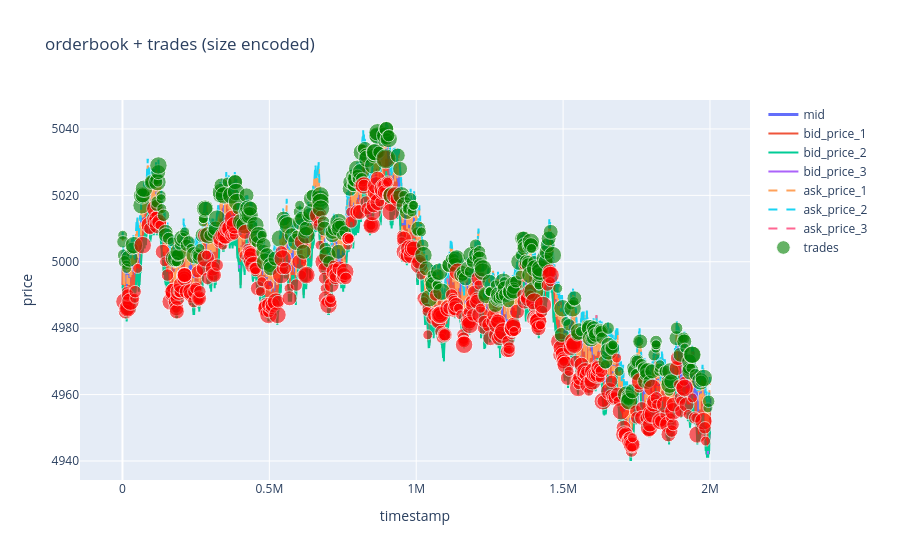
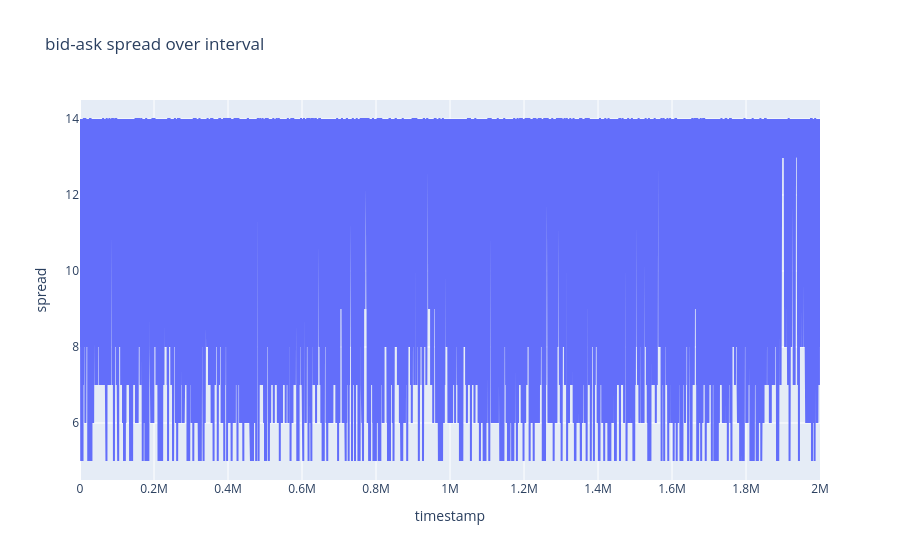

Write notebook code for charts like these, in order.
### Code cell
plot_interval(order_book_tomatoes, trades_tomatoes, 0, 20000)

### Figure 1 — Plotly figure (JSON) as saved in the notebook; plotly's stock layout.template omitted (floating-point values rounded to 4 significant figures; data arrays with more than 128 entries replaced by an {"elided": "..."} marker saying what was removed)
{"data": [{"line": {"width": 3}, "name": "mid", "type": "scatter", "x": {"elided": "20000 int values"}, "y": {"elided": "20000 float values"}}, {"name": "bid_price_1", "type": "scatter", "x": {"elided": "20000 int values"}, "y": {"elided": "20000 int values"}}, {"name": "bid_price_2", "type": "scatter", "x": {"elided": "20000 int values"}, "y": {"elided": "20000 int values"}}, {"name": "bid_price_3", "type": "scatter", "x": {"elided": "20000 int values"}, "y": {"elided": "20000 float values"}}, {"line": {"dash": "dash"}, "name": "ask_price_1", "type": "scatter", "x": {"elided": "20000 int values"}, "y": {"elided": "20000 int values"}}, {"line": {"dash": "dash"}, "name": "ask_price_2", "type": "scatter", "x": {"elided": "20000 int values"}, "y": {"elided": "20000 int values"}}, {"line": {"dash": "dash"}, "name": "ask_price_3", "type": "scatter", "x": {"elided": "20000 int values"}, "y": {"elided": "20000 float values"}}, {"customdata": {"elided": "820 int values"}, "hovertemplate": "Price: %{y}<br>Quantity: %{customdata}<br>Time: %{x}<extra></extra>", "marker": {"color": {"elided": "820 str values"}, "line": {"width": 1}, "opacity": 0.6, "size": {"elided": "820 float values"}}, "mode": "markers", "name": "trades", "type": "scatter", "x": {"elided": "820 int values"}, "y": {"elided": "820 float values"}}], "layout": {"legend": {"x": 1.02, "xanchor": "left", "y": 1, "yanchor": "top"}, "margin": {"r": 150}, "title": {"text": "orderbook + trades (size encoded)"}, "xaxis": {"title": {"text": "timestamp"}}, "yaxis": {"title": {"text": "price"}}}}

### Figure 2 — Plotly figure (JSON) as saved in the notebook; plotly's stock layout.template omitted (floating-point values rounded to 4 significant figures; data arrays with more than 128 entries replaced by an {"elided": "..."} marker saying what was removed)
{"data": [{"line": {"width": 2}, "name": "bid-ask spread", "type": "scatter", "x": {"elided": "20000 int values"}, "y": {"elided": "20000 int values"}}], "layout": {"title": {"text": "bid-ask spread over interval"}, "xaxis": {"title": {"text": "timestamp"}}, "yaxis": {"title": {"text": "spread"}}}}
